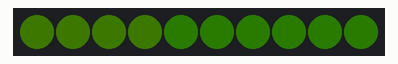
A sketch run on a simulated Arduino Uno, built with avr-gcc and run on an emulated ATmega328P. Shown: 10 RGB LEDs in strip order, left to right. Dim RGB values are drawn brighter than linear; colours are those a GRB WS2812 strip shows for the declared byte order; random numbers use the default seed unless the sketch sets one.

Above: at 0.05 s.
At 4.6 s:
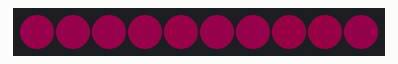
At 9.15 s:
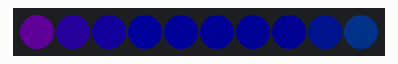
At 18.26 s:
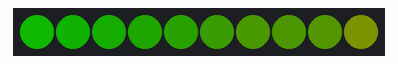
At 27.97 s:
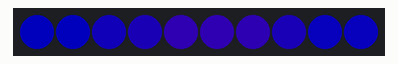
At 37.68 s:
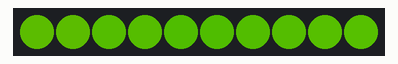

The sketch:

tiny-garden.ino
```cpp
#include "FastLED.h"
#include "lib8tion.h"

#define NUM_LEDS 10
CRGBArray<NUM_LEDS> leds;
CRGBArray<NUM_LEDS> from;
CRGBArray<NUM_LEDS> to;

#define LEDPIN 4
#define ROT1 10
#define ROT2 9
#define ROTBUTTON 7

DEFINE_GRADIENT_PALETTE( magenta_pink_gp ) {
  0,    0xF0,  0x93,  0xF9,
100,     0xE7,  0x2C,  0xF6,
200,     0xE7,  0x2C,  0x47,
255,    0xF0,  0xFE,  0xA6};

// CRGBPalette16 currentPalette = magenta_pink_gp;
CRGBPalette16 currentPalette = Rainbow_gp;

char dataString[50] = {0};
uint16_t oldtime = millis();
uint16_t ntime = 0;

static uint16_t x;
static uint16_t z;

uint16_t speed = 1; // speed is set dynamically once we've started up
uint16_t scale = 10; // scale is set dynamically once we've started up
uint8_t noise[NUM_LEDS];
uint8_t       colorLoop = 1;
int cooldownTimer = 0;

// SimpleRotary rotary(10,9,7);
int brightness;
bool onoff;

volatile bool _Push = false;
volatile int _Delta = 0;

void setup()
{
  Serial.begin(9600);              //Starting serial communication
  FastLED.addLeds<WS2812, LEDPIN, RGB>(leds, NUM_LEDS).setCorrection( TypicalLEDStrip );
  FastLED.setBrightness(255);
  fill_solid(leds,leds.size(), CRGB::Black);

  x = random16();
  z = random16();

  pinMode(ROT1, INPUT_PULLUP);
  pinMode(ROT2, INPUT_PULLUP);
  pinMode(ROTBUTTON, INPUT_PULLUP);
  attachInterrupt(digitalPinToInterrupt(ROT1), triggerRot, FALLING);
  attachInterrupt(digitalPinToInterrupt(ROTBUTTON), triggerPush, FALLING);

  brightness=255;
  onoff=true;
}

void triggerRot() {
  // don't trigger if we're in a cool off period
  if (cooldownTimer <= 0)
  {
    // read Rot2; if Rot2 is also low, one direction; if it's high, the other direction
    bool rot2 = digitalRead(ROT2);
    if (rot2)
    {
      _Delta = -20;
    }
    else
    {
      _Delta = 20;
    }
    cooldownTimer = 100;
  }
}

void triggerPush() {
  if (cooldownTimer <= 0)
    _Push = true;
    cooldownTimer = 100;
}

// Fill the x/y array of 8-bit noise values using the inoise8 function.
void fillnoise8() {
  // If we're runing at a low "speed", some 8-bit artifacts become visible
  // from frame-to-frame.  In order to reduce this, we can do some fast data-smoothing.
  // The amount of data smoothing we're doing depends on "speed".
  uint8_t dataSmoothing = 0;
  if( speed < 50) {
    dataSmoothing = 200 - (speed * 4);
  }

  for(int i = 0; i < NUM_LEDS; i++) {
    int ioffset = scale * i;

      uint8_t data = inoise8(x + ioffset,z);

      // The range of the inoise8 function is roughly 16-238.
      // These two operations expand those values out to roughly 0..255
      // You can comment them out if you want the raw noise data.
      data = qsub8(data,16);
      data = qadd8(data,scale8(data,39));

      if( dataSmoothing ) {
        uint8_t olddata = noise[i];
        uint8_t newdata = scale8( olddata, dataSmoothing) + scale8( data, 256 - dataSmoothing);
        data = newdata;
      }

      noise[i] = data;
  }

  z += speed;

  // apply slow drift to X and Y, just for visual variation.
  // x += speed / 8;
}

void mapNoiseToLEDsUsingPalette()
{
  static uint8_t ihue=0;

  for(int i = 0; i < NUM_LEDS; i++) {
      // We use the value at the (i) coordinate in the noise
      // array for our brightness, and the flipped value from (i)
      // for our pixel's index into the color palette.

      uint8_t index = noise[i];
      uint8_t bri =   noise[NUM_LEDS-i-1];

      // if this palette is a 'loop', add a slowly-changing base value
      if( colorLoop) {
        index += ihue;
      }

      // brighten up, as the color palette itself often contains the
      // light/dark dynamic range desired
//      if( bri > 127 ) {
//        bri = 255;
//      } else {
//        bri = dim8_raw( bri * 2);
//      }
      bri = dim8_raw(bri);

      CRGB color = ColorFromPalette( currentPalette, index, bri);
      uint8_t offset = i % 2; // will be either 0 or 1 depending if even or odd
      uint8_t num = i / 2;

//      if (offset == 0) {
//        leds[num] = color;
//      } else {
//        leds[NUM_LEDS-num-1] = color;
//      }
     leds[i] = color;
    }

  ihue+=1;
}

void loop() {
  uint16_t t = millis();
  uint16_t dt = t - oldtime;
  ntime += dt / 5;
  oldtime = t;

  if (cooldownTimer > 0)
  {
    cooldownTimer -= dt;
  }

  if (_Delta != 0)
  {
    brightness += _Delta;
    _Delta = 0;
    brightness = max(0, min(brightness, 255));  // clamp between 0 and 255
    Serial.print("Bright ");
    Serial.println(brightness);
  } else if (_Push)
  {
    onoff = !onoff;
    _Push = false;
    Serial.println("Push");
  }

  if (!onoff)
  {
    FastLED.setBrightness(0);
  }
  else
  {
    FastLED.setBrightness(brightness);
  }

  fillnoise8();
  mapNoiseToLEDsUsingPalette();
  FastLED.show();
  FastLED.delay(100);
}
```
